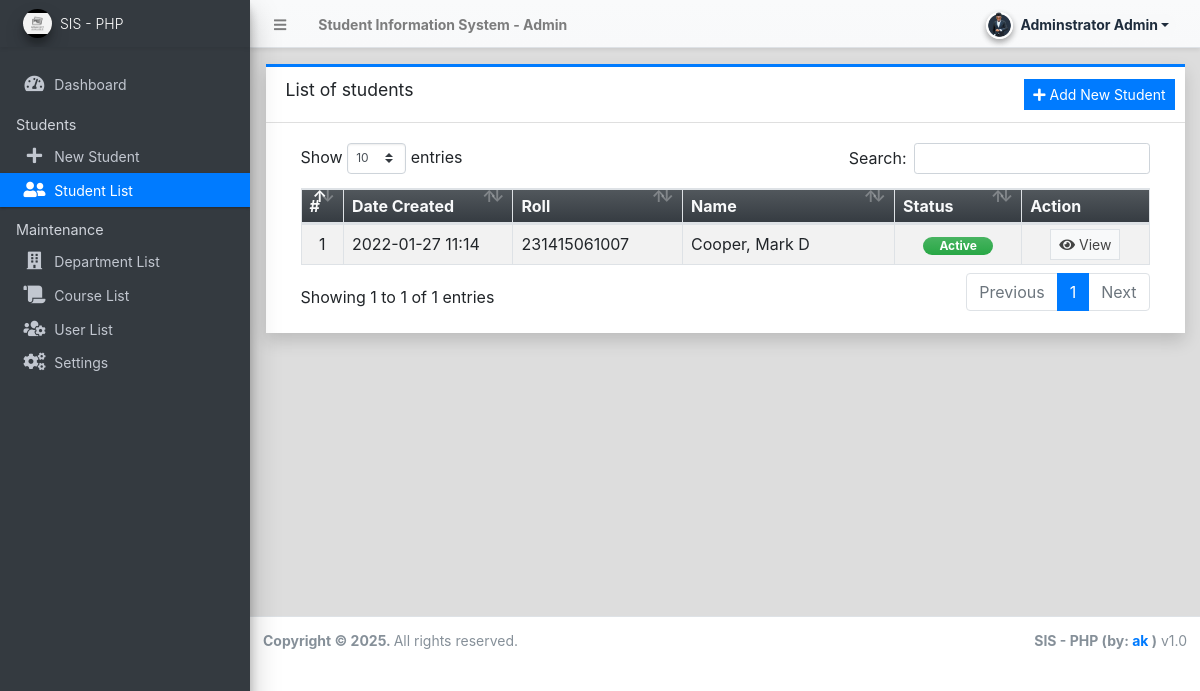
Page /admin/?page=students (signed in) on the committed database.
### tables this page shows
CREATE TABLE `student_list` (
  `id` int(30) NOT NULL,
  `roll` varchar(100) NOT NULL,
  `firstname` text NOT NULL,
  `middlename` text DEFAULT NULL,
  `lastname` text NOT NULL,
  `gender` varchar(100) NOT NULL,
  `contact` text NOT NULL,
  `present_address` text NOT NULL,
  `permanent_address` text NOT NULL,
  `dob` date NOT NULL,
  `status` tinyint(1) NOT NULL DEFAULT 1,
  `delete_flag` tinyint(1) NOT NULL DEFAULT 0,
  `date_created` datetime NOT NULL DEFAULT current_timestamp(),
  `date_updated` datetime DEFAULT NULL ON UPDATE current_timestamp()
);

### admin/students/index.php (the view, shortened to what this page needs)
<div class="card card-outline card-primary rounded-0 shadow">
	<div class="card-header">
		<h3 class="card-title">List of students</h3>
		<div class="card-tools">
			<a href="./?page=students/manage_student" class="btn btn-flat btn-sm btn-primary"><span class="fas fa-plus"></span>  Add New Student</a>
		</div>
	</div>
	<div class="card-body">
		<div class="container-fluid">
        <div class="container-fluid">
			<table class="table table-bordered table-hover table-striped">
				<colgroup>
					<col width="5%">
					<col width="20%">
					<col width="20%">
					<col width="25%">
					<col width="15%">
					<col width="15%">
				</colgroup>
				<thead>
					<tr class="bg-gradient-dark text-light">
						<th>#</th>
						<th>Date Created</th>
						<th>Roll</th>
						<th>Name</th>
						<th>Status</th>
						<th>Action</th>
					</tr>
				</thead>
				<tbody>
					<?php
						$i = 1;
						$qry = $conn->query("SELECT *,concat(lastname,', ',firstname,' ',middlename) as fullname from `student_list` order by concat(lastname,', ',firstname,' ',middlename) asc ");
						while($row = $qry->fetch_assoc()):
					?>
						<tr>
							<td class="text-center"><?php echo $i++; ?></td>
							<td class=""><?php echo date("Y-m-d H:i",strtotime($row['date_created'])) ?></td>
							<td class=""><p class="m-0 truncate-1"><?php echo $row['roll'] ?></p></td>
							<td class=""><p class="m-0 truncate-1"><?php echo $row['fullname'] ?></p></td>
							<td class="text-center">
								<?php
									switch ($row['status']){
										case 1:
											echo '<span class="rounded-pill badge badge-success bg-gradient-success px-3">Active</span>';
											break;
									}
								?>
							</td>
							<td align="center">
								 <a href="./?page=students/view_student&id=<?= $row['id'] ?>" class="btn btn-flat btn-default btn-sm border"><i class="fa fa-eye"></i> View</a>
							</td>
						</tr>
					<?php endwhile; ?>
				</tbody>
			</table>
		</div>
		</div>
	</div>
</div>

### rows in the picture
student_list: date_created "2022-01-27 11:14", roll "231415061007", fullname "Cooper, Mark D", status "Active"

### other values in the picture
$_settings->info('name') "Student Information System"
$_settings->userdata('firstname').' '.$_settings->userdata('lastname') "Adminstrator Admin"
$_settings->info('short_name') "SIS - PHP"
